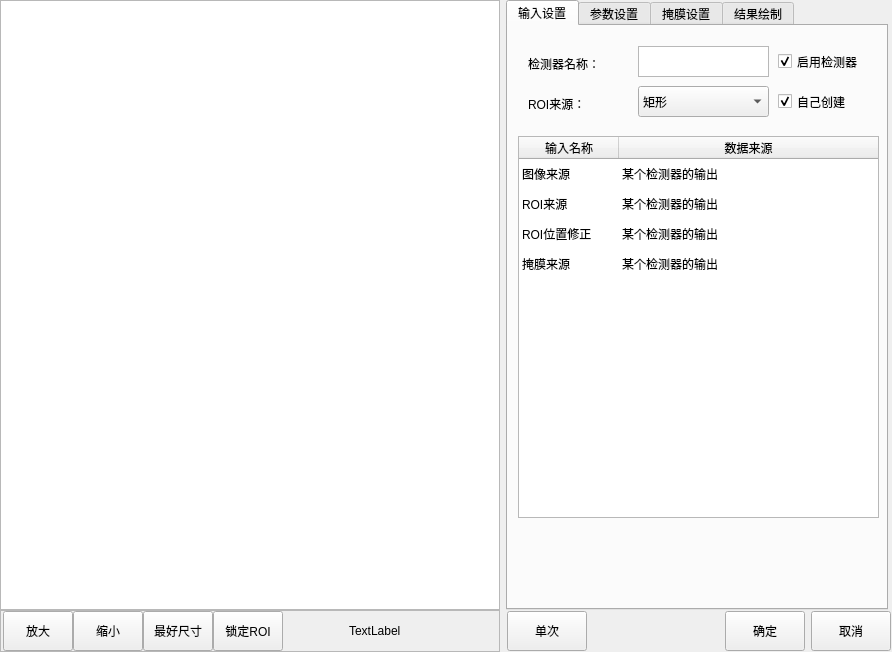
<?xml version="1.0" encoding="UTF-8"?>
<ui version="4.0">
 <class>CMvGraphicDefects</class>
 <widget class="QWidget" name="CMvGraphicDefects">
  <property name="geometry">
   <rect>
    <x>0</x>
    <y>0</y>
    <width>892</width>
    <height>652</height>
   </rect>
  </property>
  <property name="windowTitle">
   <string>图形缺陷</string>
  </property>
  <layout class="QHBoxLayout" name="horizontalLayout_3">
   <property name="leftMargin">
    <number>0</number>
   </property>
   <property name="topMargin">
    <number>0</number>
   </property>
   <property name="rightMargin">
    <number>0</number>
   </property>
   <property name="bottomMargin">
    <number>0</number>
   </property>
   <item>
    <layout class="QVBoxLayout" name="verticalLayout">
     <property name="spacing">
      <number>0</number>
     </property>
     <item>
      <widget class="QGraphicsView" name="graphicsView_mainImage">
       <property name="minimumSize">
        <size>
         <width>500</width>
         <height>600</height>
        </size>
       </property>
      </widget>
     </item>
     <item>
      <widget class="QFrame" name="frame">
       <property name="minimumSize">
        <size>
         <width>0</width>
         <height>42</height>
        </size>
       </property>
       <property name="maximumSize">
        <size>
         <width>16777215</width>
         <height>42</height>
        </size>
       </property>
       <property name="frameShape">
        <enum>QFrame::StyledPanel</enum>
       </property>
       <property name="frameShadow">
        <enum>QFrame::Raised</enum>
       </property>
       <layout class="QHBoxLayout" name="horizontalLayout">
        <property name="spacing">
         <number>0</number>
        </property>
        <property name="leftMargin">
         <number>2</number>
        </property>
        <property name="topMargin">
         <number>0</number>
        </property>
        <property name="rightMargin">
         <number>0</number>
        </property>
        <property name="bottomMargin">
         <number>0</number>
        </property>
        <item>
         <widget class="QPushButton" name="pushButton_zoomIn">
          <property name="minimumSize">
           <size>
            <width>70</width>
            <height>40</height>
           </size>
          </property>
          <property name="maximumSize">
           <size>
            <width>70</width>
            <height>40</height>
           </size>
          </property>
          <property name="text">
           <string>放大</string>
          </property>
         </widget>
        </item>
        <item>
         <widget class="QPushButton" name="pushButton_zoomOut">
          <property name="minimumSize">
           <size>
            <width>70</width>
            <height>40</height>
           </size>
          </property>
          <property name="maximumSize">
           <size>
            <width>70</width>
            <height>40</height>
           </size>
          </property>
          <property name="text">
           <string>缩小</string>
          </property>
         </widget>
        </item>
        <item>
         <widget class="QPushButton" name="pushButton_zoomBest">
          <property name="minimumSize">
           <size>
            <width>70</width>
            <height>40</height>
           </size>
          </property>
          <property name="maximumSize">
           <size>
            <width>70</width>
            <height>40</height>
           </size>
          </property>
          <property name="text">
           <string>最好尺寸</string>
          </property>
         </widget>
        </item>
        <item>
         <widget class="QPushButton" name="pushButton_lockRoiMove">
          <property name="minimumSize">
           <size>
            <width>70</width>
            <height>40</height>
           </size>
          </property>
          <property name="maximumSize">
           <size>
            <width>70</width>
            <height>40</height>
           </size>
          </property>
          <property name="text">
           <string>锁定ROI</string>
          </property>
         </widget>
        </item>
        <item>
         <spacer name="horizontalSpacer">
          <property name="orientation">
           <enum>Qt::Horizontal</enum>
          </property>
          <property name="sizeHint" stdset="0">
           <size>
            <width>63</width>
            <height>20</height>
           </size>
          </property>
         </spacer>
        </item>
        <item>
         <widget class="QLabel" name="label_mousePos">
          <property name="minimumSize">
           <size>
            <width>150</width>
            <height>40</height>
           </size>
          </property>
          <property name="maximumSize">
           <size>
            <width>150</width>
            <height>40</height>
           </size>
          </property>
          <property name="text">
           <string>TextLabel</string>
          </property>
         </widget>
        </item>
       </layout>
      </widget>
     </item>
    </layout>
   </item>
   <item>
    <layout class="QVBoxLayout" name="verticalLayout_2">
     <property name="spacing">
      <number>0</number>
     </property>
     <item>
      <widget class="QTabWidget" name="tabWidget">
       <property name="minimumSize">
        <size>
         <width>382</width>
         <height>602</height>
        </size>
       </property>
       <property name="maximumSize">
        <size>
         <width>380</width>
         <height>16777215</height>
        </size>
       </property>
       <property name="currentIndex">
        <number>0</number>
       </property>
       <widget class="QWidget" name="tab">
        <attribute name="title">
         <string>输入设置</string>
        </attribute>
        <widget class="QTableWidget" name="tableWidget_input">
         <property name="geometry">
          <rect>
           <x>10</x>
           <y>110</y>
           <width>361</width>
           <height>382</height>
          </rect>
         </property>
         <property name="minimumSize">
          <size>
           <width>361</width>
           <height>382</height>
          </size>
         </property>
         <property name="maximumSize">
          <size>
           <width>361</width>
           <height>382</height>
          </size>
         </property>
         <property name="editTriggers">
          <set>QAbstractItemView::NoEditTriggers</set>
         </property>
         <property name="selectionMode">
          <enum>QAbstractItemView::SingleSelection</enum>
         </property>
         <property name="selectionBehavior">
          <enum>QAbstractItemView::SelectRows</enum>
         </property>
         <property name="showGrid">
          <bool>false</bool>
         </property>
         <attribute name="horizontalHeaderStretchLastSection">
          <bool>true</bool>
         </attribute>
         <attribute name="verticalHeaderVisible">
          <bool>false</bool>
         </attribute>
         <row>
          <property name="text">
           <string>1</string>
          </property>
         </row>
         <row>
          <property name="text">
           <string>2</string>
          </property>
         </row>
         <row>
          <property name="text">
           <string>3</string>
          </property>
         </row>
         <row>
          <property name="text">
           <string>4</string>
          </property>
         </row>
         <column>
          <property name="text">
           <string>输入名称</string>
          </property>
         </column>
         <column>
          <property name="text">
           <string>数据来源</string>
          </property>
         </column>
         <item row="0" column="0">
          <property name="text">
           <string>图像来源</string>
          </property>
         </item>
         <item row="0" column="1">
          <property name="text">
           <string>某个检测器的输出</string>
          </property>
         </item>
         <item row="1" column="0">
          <property name="text">
           <string>ROI来源</string>
          </property>
         </item>
         <item row="1" column="1">
          <property name="text">
           <string>某个检测器的输出</string>
          </property>
         </item>
         <item row="2" column="0">
          <property name="text">
           <string>ROI位置修正</string>
          </property>
         </item>
         <item row="2" column="1">
          <property name="text">
           <string>某个检测器的输出</string>
          </property>
         </item>
         <item row="3" column="0">
          <property name="text">
           <string>掩膜来源</string>
          </property>
         </item>
         <item row="3" column="1">
          <property name="text">
           <string>某个检测器的输出</string>
          </property>
         </item>
        </widget>
        <widget class="QLabel" name="label_funcName">
         <property name="geometry">
          <rect>
           <x>20</x>
           <y>30</y>
           <width>81</width>
           <height>16</height>
          </rect>
         </property>
         <property name="text">
          <string>检测器名称：</string>
         </property>
        </widget>
        <widget class="QLabel" name="label_roiCreat">
         <property name="geometry">
          <rect>
           <x>20</x>
           <y>70</y>
           <width>91</width>
           <height>16</height>
          </rect>
         </property>
         <property name="text">
          <string>ROI来源：</string>
         </property>
        </widget>
        <widget class="QCheckBox" name="checkBox_enableFunc">
         <property name="geometry">
          <rect>
           <x>270</x>
           <y>20</y>
           <width>101</width>
           <height>31</height>
          </rect>
         </property>
         <property name="minimumSize">
          <size>
           <width>101</width>
           <height>31</height>
          </size>
         </property>
         <property name="text">
          <string>启用检测器</string>
         </property>
         <property name="checked">
          <bool>true</bool>
         </property>
        </widget>
        <widget class="QCheckBox" name="checkBox_roiCreat">
         <property name="geometry">
          <rect>
           <x>270</x>
           <y>60</y>
           <width>101</width>
           <height>31</height>
          </rect>
         </property>
         <property name="minimumSize">
          <size>
           <width>101</width>
           <height>31</height>
          </size>
         </property>
         <property name="text">
          <string>自己创建</string>
         </property>
         <property name="checked">
          <bool>true</bool>
         </property>
         <property name="tristate">
          <bool>false</bool>
         </property>
        </widget>
        <widget class="QPlainTextEdit" name="plainTextEdit_funcName">
         <property name="geometry">
          <rect>
           <x>130</x>
           <y>20</y>
           <width>131</width>
           <height>31</height>
          </rect>
         </property>
         <property name="minimumSize">
          <size>
           <width>131</width>
           <height>31</height>
          </size>
         </property>
         <property name="maximumSize">
          <size>
           <width>131</width>
           <height>31</height>
          </size>
         </property>
         <property name="overwriteMode">
          <bool>false</bool>
         </property>
        </widget>
        <widget class="QComboBox" name="comboBox_imageSource">
         <property name="geometry">
          <rect>
           <x>130</x>
           <y>60</y>
           <width>131</width>
           <height>31</height>
          </rect>
         </property>
         <property name="minimumSize">
          <size>
           <width>131</width>
           <height>31</height>
          </size>
         </property>
         <property name="maximumSize">
          <size>
           <width>131</width>
           <height>31</height>
          </size>
         </property>
         <item>
          <property name="text">
           <string>矩形</string>
          </property>
         </item>
         <item>
          <property name="text">
           <string>斜矩形</string>
          </property>
         </item>
         <item>
          <property name="text">
           <string>自定义形状</string>
          </property>
         </item>
        </widget>
       </widget>
       <widget class="QWidget" name="tab_2">
        <attribute name="title">
         <string>参数设置</string>
        </attribute>
        <widget class="QLabel" name="label_titleJudged">
         <property name="geometry">
          <rect>
           <x>0</x>
           <y>260</y>
           <width>381</width>
           <height>31</height>
          </rect>
         </property>
         <property name="styleSheet">
          <string notr="true">background-color: qlineargradient(spread:pad, x1:0, y1:0, x2:1, y2:0, stop:0 rgba(80, 80, 80, 255), stop:1 rgba(120, 120, 120, 120));
color: rgb(255, 255, 255);</string>
         </property>
         <property name="text">
          <string>  筛选</string>
         </property>
         <property name="alignment">
          <set>Qt::AlignLeading|Qt::AlignLeft|Qt::AlignVCenter</set>
         </property>
        </widget>
        <widget class="QGroupBox" name="groupBox_area">
         <property name="enabled">
          <bool>true</bool>
         </property>
         <property name="geometry">
          <rect>
           <x>0</x>
           <y>320</y>
           <width>361</width>
           <height>79</height>
          </rect>
         </property>
         <property name="minimumSize">
          <size>
           <width>0</width>
           <height>0</height>
          </size>
         </property>
         <property name="title">
          <string>图形面积筛选</string>
         </property>
         <property name="checkable">
          <bool>false</bool>
         </property>
         <widget class="QSpinBox" name="spinBox_areaMax">
          <property name="geometry">
           <rect>
            <x>10</x>
            <y>40</y>
            <width>101</width>
            <height>31</height>
           </rect>
          </property>
          <property name="maximum">
           <number>50000000</number>
          </property>
         </widget>
         <widget class="QSpinBox" name="spinBox_areaMin">
          <property name="geometry">
           <rect>
            <x>130</x>
            <y>40</y>
            <width>101</width>
            <height>31</height>
           </rect>
          </property>
          <property name="maximum">
           <number>50000000</number>
          </property>
         </widget>
         <widget class="QLabel" name="label_areaMax">
          <property name="geometry">
           <rect>
            <x>10</x>
            <y>10</y>
            <width>111</width>
            <height>31</height>
           </rect>
          </property>
          <property name="text">
           <string>单个图形面积上限：</string>
          </property>
         </widget>
         <widget class="QLabel" name="label_areaMin">
          <property name="geometry">
           <rect>
            <x>130</x>
            <y>10</y>
            <width>111</width>
            <height>31</height>
           </rect>
          </property>
          <property name="text">
           <string>单个图形面积下限：</string>
          </property>
         </widget>
         <widget class="QPushButton" name="pushButton_figureArea">
          <property name="geometry">
           <rect>
            <x>250</x>
            <y>40</y>
            <width>101</width>
            <height>31</height>
           </rect>
          </property>
          <property name="minimumSize">
           <size>
            <width>0</width>
            <height>0</height>
           </size>
          </property>
          <property name="text">
           <string>显示图形面积</string>
          </property>
         </widget>
         <widget class="QLabel" name="label_figureArea">
          <property name="geometry">
           <rect>
            <x>250</x>
            <y>10</y>
            <width>111</width>
            <height>31</height>
           </rect>
          </property>
          <property name="text">
           <string>显示图形面积信息：</string>
          </property>
         </widget>
        </widget>
        <widget class="QGroupBox" name="groupBox_number">
         <property name="enabled">
          <bool>false</bool>
         </property>
         <property name="geometry">
          <rect>
           <x>0</x>
           <y>480</y>
           <width>241</width>
           <height>79</height>
          </rect>
         </property>
         <property name="minimumSize">
          <size>
           <width>0</width>
           <height>0</height>
          </size>
         </property>
         <property name="title">
          <string>图形个数限定：</string>
         </property>
         <widget class="QSpinBox" name="spinBox_numberMax">
          <property name="geometry">
           <rect>
            <x>10</x>
            <y>40</y>
            <width>101</width>
            <height>31</height>
           </rect>
          </property>
          <property name="maximum">
           <number>5000</number>
          </property>
         </widget>
         <widget class="QSpinBox" name="spinBox_numberMin">
          <property name="geometry">
           <rect>
            <x>130</x>
            <y>40</y>
            <width>101</width>
            <height>31</height>
           </rect>
          </property>
          <property name="maximum">
           <number>5000</number>
          </property>
         </widget>
         <widget class="QLabel" name="label_numberMax">
          <property name="geometry">
           <rect>
            <x>10</x>
            <y>10</y>
            <width>111</width>
            <height>31</height>
           </rect>
          </property>
          <property name="text">
           <string>图形个数上限：</string>
          </property>
         </widget>
         <widget class="QLabel" name="label_numberMin">
          <property name="geometry">
           <rect>
            <x>130</x>
            <y>10</y>
            <width>111</width>
            <height>31</height>
           </rect>
          </property>
          <property name="text">
           <string>图形个数下限：</string>
          </property>
         </widget>
        </widget>
        <widget class="QCheckBox" name="checkBox_number">
         <property name="geometry">
          <rect>
           <x>260</x>
           <y>490</y>
           <width>49</width>
           <height>16</height>
          </rect>
         </property>
         <property name="minimumSize">
          <size>
           <width>49</width>
           <height>16</height>
          </size>
         </property>
         <property name="text">
          <string>开启</string>
         </property>
        </widget>
        <widget class="QPushButton" name="pushButton_editImageTemplate">
         <property name="geometry">
          <rect>
           <x>10</x>
           <y>40</y>
           <width>101</width>
           <height>31</height>
          </rect>
         </property>
         <property name="minimumSize">
          <size>
           <width>0</width>
           <height>0</height>
          </size>
         </property>
         <property name="text">
          <string>编辑图像模板</string>
         </property>
        </widget>
        <widget class="QLabel" name="label_editImageTemplate">
         <property name="geometry">
          <rect>
           <x>10</x>
           <y>10</y>
           <width>111</width>
           <height>31</height>
          </rect>
         </property>
         <property name="text">
          <string>编辑图像模板：</string>
         </property>
        </widget>
        <widget class="QGroupBox" name="groupBox_binaryThreshold">
         <property name="geometry">
          <rect>
           <x>0</x>
           <y>90</y>
           <width>241</width>
           <height>79</height>
          </rect>
         </property>
         <property name="minimumSize">
          <size>
           <width>0</width>
           <height>0</height>
          </size>
         </property>
         <property name="maximumSize">
          <size>
           <width>16777215</width>
           <height>16777215</height>
          </size>
         </property>
         <property name="title">
          <string>二值化阈值</string>
         </property>
         <widget class="QSpinBox" name="spinBox_binaryThresholdMax">
          <property name="geometry">
           <rect>
            <x>10</x>
            <y>40</y>
            <width>101</width>
            <height>31</height>
           </rect>
          </property>
          <property name="minimumSize">
           <size>
            <width>0</width>
            <height>0</height>
           </size>
          </property>
          <property name="maximum">
           <number>255</number>
          </property>
         </widget>
         <widget class="QSpinBox" name="spinBox_binaryThresholdMin">
          <property name="geometry">
           <rect>
            <x>130</x>
            <y>40</y>
            <width>101</width>
            <height>31</height>
           </rect>
          </property>
          <property name="maximum">
           <number>255</number>
          </property>
         </widget>
         <widget class="QLabel" name="label_binaryThresholdMax">
          <property name="geometry">
           <rect>
            <x>10</x>
            <y>10</y>
            <width>111</width>
            <height>31</height>
           </rect>
          </property>
          <property name="text">
           <string>二值化高阈值：</string>
          </property>
         </widget>
         <widget class="QLabel" name="label_binaryThresholdMin">
          <property name="geometry">
           <rect>
            <x>130</x>
            <y>10</y>
            <width>111</width>
            <height>31</height>
           </rect>
          </property>
          <property name="text">
           <string>二值化低阈值：</string>
          </property>
         </widget>
        </widget>
        <widget class="QLabel" name="label_titleJudged_2">
         <property name="geometry">
          <rect>
           <x>0</x>
           <y>420</y>
           <width>381</width>
           <height>31</height>
          </rect>
         </property>
         <property name="styleSheet">
          <string notr="true">background-color: qlineargradient(spread:pad, x1:0, y1:0, x2:1, y2:0, stop:0 rgba(80, 80, 80, 255), stop:1 rgba(120, 120, 120, 120));
color: rgb(255, 255, 255);</string>
         </property>
         <property name="text">
          <string>  结果判定</string>
         </property>
         <property name="alignment">
          <set>Qt::AlignLeading|Qt::AlignLeft|Qt::AlignVCenter</set>
         </property>
        </widget>
        <widget class="QSpinBox" name="spinBox_minimumGrayscale">
         <property name="geometry">
          <rect>
           <x>10</x>
           <y>210</y>
           <width>101</width>
           <height>31</height>
          </rect>
         </property>
         <property name="maximum">
          <number>255</number>
         </property>
        </widget>
        <widget class="QLabel" name="label_minimumGrayscale">
         <property name="geometry">
          <rect>
           <x>10</x>
           <y>180</y>
           <width>111</width>
           <height>31</height>
          </rect>
         </property>
         <property name="text">
          <string>缺陷最小灰度差：</string>
         </property>
        </widget>
        <widget class="QLabel" name="label_minimumArea">
         <property name="geometry">
          <rect>
           <x>130</x>
           <y>180</y>
           <width>111</width>
           <height>31</height>
          </rect>
         </property>
         <property name="text">
          <string>缺陷最小面积：</string>
         </property>
        </widget>
        <widget class="QSpinBox" name="spinBox_minimumArea">
         <property name="geometry">
          <rect>
           <x>130</x>
           <y>210</y>
           <width>101</width>
           <height>31</height>
          </rect>
         </property>
         <property name="maximum">
          <number>50000000</number>
         </property>
        </widget>
       </widget>
       <widget class="QWidget" name="tab_3">
        <attribute name="title">
         <string>掩膜设置</string>
        </attribute>
        <widget class="QWidget" name="widget_Mask" native="true">
         <property name="enabled">
          <bool>false</bool>
         </property>
         <property name="geometry">
          <rect>
           <x>0</x>
           <y>50</y>
           <width>371</width>
           <height>251</height>
          </rect>
         </property>
         <widget class="QLabel" name="label_penWidth">
          <property name="geometry">
           <rect>
            <x>10</x>
            <y>50</y>
            <width>111</width>
            <height>31</height>
           </rect>
          </property>
          <property name="text">
           <string>画笔尺寸：</string>
          </property>
         </widget>
         <widget class="QSpinBox" name="spinBox_lightTime">
          <property name="geometry">
           <rect>
            <x>130</x>
            <y>50</y>
            <width>131</width>
            <height>31</height>
           </rect>
          </property>
          <property name="suffix">
           <string>像素</string>
          </property>
          <property name="minimum">
           <number>5</number>
          </property>
          <property name="maximum">
           <number>1000</number>
          </property>
         </widget>
         <widget class="QPushButton" name="pushButton_maskAll">
          <property name="geometry">
           <rect>
            <x>10</x>
            <y>160</y>
            <width>121</width>
            <height>40</height>
           </rect>
          </property>
          <property name="minimumSize">
           <size>
            <width>0</width>
            <height>40</height>
           </size>
          </property>
          <property name="maximumSize">
           <size>
            <width>16777215</width>
            <height>30</height>
           </size>
          </property>
          <property name="text">
           <string>掩盖所有</string>
          </property>
         </widget>
         <widget class="QPushButton" name="pushButton_maskNull">
          <property name="enabled">
           <bool>false</bool>
          </property>
          <property name="geometry">
           <rect>
            <x>10</x>
            <y>110</y>
            <width>121</width>
            <height>40</height>
           </rect>
          </property>
          <property name="minimumSize">
           <size>
            <width>0</width>
            <height>40</height>
           </size>
          </property>
          <property name="maximumSize">
           <size>
            <width>16777215</width>
            <height>30</height>
           </size>
          </property>
          <property name="text">
           <string>清空掩膜</string>
          </property>
         </widget>
         <widget class="QPushButton" name="pushButton_saveMask">
          <property name="geometry">
           <rect>
            <x>10</x>
            <y>210</y>
            <width>121</width>
            <height>40</height>
           </rect>
          </property>
          <property name="minimumSize">
           <size>
            <width>0</width>
            <height>40</height>
           </size>
          </property>
          <property name="maximumSize">
           <size>
            <width>16777215</width>
            <height>30</height>
           </size>
          </property>
          <property name="text">
           <string>保存修改</string>
          </property>
         </widget>
         <widget class="QLabel" name="label_editMode">
          <property name="geometry">
           <rect>
            <x>10</x>
            <y>10</y>
            <width>111</width>
            <height>31</height>
           </rect>
          </property>
          <property name="text">
           <string>编辑方式：</string>
          </property>
         </widget>
         <widget class="QComboBox" name="comboBox_editMode">
          <property name="geometry">
           <rect>
            <x>130</x>
            <y>10</y>
            <width>131</width>
            <height>31</height>
           </rect>
          </property>
          <item>
           <property name="text">
            <string>增加掩膜</string>
           </property>
          </item>
          <item>
           <property name="text">
            <string>删除掩膜</string>
           </property>
          </item>
         </widget>
        </widget>
        <widget class="QLabel" name="label_dEtectionMask">
         <property name="geometry">
          <rect>
           <x>10</x>
           <y>20</y>
           <width>111</width>
           <height>31</height>
          </rect>
         </property>
         <property name="text">
          <string>检测区域的掩膜：</string>
         </property>
        </widget>
        <widget class="QComboBox" name="comboBox_dEtectionMask">
         <property name="geometry">
          <rect>
           <x>130</x>
           <y>20</y>
           <width>131</width>
           <height>31</height>
          </rect>
         </property>
         <item>
          <property name="text">
           <string>不使用掩膜</string>
          </property>
         </item>
         <item>
          <property name="text">
           <string>本检测器ROI内掩膜</string>
          </property>
         </item>
         <item>
          <property name="text">
           <string>其他算法的掩膜</string>
          </property>
         </item>
        </widget>
       </widget>
       <widget class="QWidget" name="tab_4">
        <attribute name="title">
         <string>结果绘制</string>
        </attribute>
        <widget class="QCheckBox" name="checkBox_valuTrig">
         <property name="geometry">
          <rect>
           <x>270</x>
           <y>20</y>
           <width>101</width>
           <height>31</height>
          </rect>
         </property>
         <property name="text">
          <string>启用绘制</string>
         </property>
         <property name="checked">
          <bool>true</bool>
         </property>
        </widget>
        <widget class="QLabel" name="label_lineColour">
         <property name="geometry">
          <rect>
           <x>10</x>
           <y>60</y>
           <width>121</width>
           <height>31</height>
          </rect>
         </property>
         <property name="text">
          <string>线条颜色：</string>
         </property>
        </widget>
        <widget class="QSpinBox" name="spinBox_lineWidth">
         <property name="geometry">
          <rect>
           <x>130</x>
           <y>20</y>
           <width>131</width>
           <height>31</height>
          </rect>
         </property>
         <property name="suffix">
          <string>磅</string>
         </property>
         <property name="minimum">
          <number>1</number>
         </property>
         <property name="maximum">
          <number>5</number>
         </property>
        </widget>
        <widget class="QComboBox" name="comboBox_lineColour">
         <property name="geometry">
          <rect>
           <x>130</x>
           <y>60</y>
           <width>131</width>
           <height>31</height>
          </rect>
         </property>
         <item>
          <property name="text">
           <string>颜色</string>
          </property>
         </item>
        </widget>
        <widget class="QLabel" name="label_lineWidth">
         <property name="geometry">
          <rect>
           <x>10</x>
           <y>20</y>
           <width>121</width>
           <height>31</height>
          </rect>
         </property>
         <property name="text">
          <string>线条宽度：</string>
         </property>
        </widget>
       </widget>
      </widget>
     </item>
     <item>
      <layout class="QHBoxLayout" name="horizontalLayout_2">
       <property name="leftMargin">
        <number>1</number>
       </property>
       <property name="topMargin">
        <number>1</number>
       </property>
       <property name="rightMargin">
        <number>1</number>
       </property>
       <property name="bottomMargin">
        <number>1</number>
       </property>
       <item>
        <widget class="QPushButton" name="pushButton_ones">
         <property name="minimumSize">
          <size>
           <width>80</width>
           <height>40</height>
          </size>
         </property>
         <property name="maximumSize">
          <size>
           <width>80</width>
           <height>40</height>
          </size>
         </property>
         <property name="text">
          <string>单次</string>
         </property>
        </widget>
       </item>
       <item>
        <spacer name="horizontalSpacer_2">
         <property name="orientation">
          <enum>Qt::Horizontal</enum>
         </property>
         <property name="sizeHint" stdset="0">
          <size>
           <width>40</width>
           <height>20</height>
          </size>
         </property>
        </spacer>
       </item>
       <item>
        <widget class="QPushButton" name="pushButton_affirm">
         <property name="minimumSize">
          <size>
           <width>80</width>
           <height>40</height>
          </size>
         </property>
         <property name="maximumSize">
          <size>
           <width>80</width>
           <height>40</height>
          </size>
         </property>
         <property name="text">
          <string>确定</string>
         </property>
        </widget>
       </item>
       <item>
        <widget class="QPushButton" name="pbPrev_cancel">
         <property name="minimumSize">
          <size>
           <width>80</width>
           <height>40</height>
          </size>
         </property>
         <property name="maximumSize">
          <size>
           <width>80</width>
           <height>40</height>
          </size>
         </property>
         <property name="text">
          <string>取消</string>
         </property>
        </widget>
       </item>
      </layout>
     </item>
    </layout>
   </item>
  </layout>
 </widget>
 <layoutdefault spacing="6" margin="11"/>
 <resources>
  <include location="CMvContourMatching.qrc"/>
 </resources>
 <connections/>
</ui>
